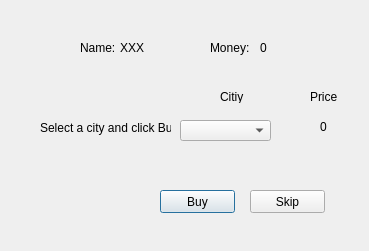
<?xml version="1.0" encoding="UTF-8"?>
<ui version="4.0">
 <class>G_BuildingDialog</class>
 <widget class="QDialog" name="G_BuildingDialog">
  <property name="geometry">
   <rect>
    <x>0</x>
    <y>0</y>
    <width>369</width>
    <height>251</height>
   </rect>
  </property>
  <property name="windowTitle">
   <string>Building</string>
  </property>
  <widget class="QPushButton" name="pushButton">
   <property name="geometry">
    <rect>
     <x>160</x>
     <y>190</y>
     <width>75</width>
     <height>23</height>
    </rect>
   </property>
   <property name="text">
    <string>Buy</string>
   </property>
  </widget>
  <widget class="QPushButton" name="pushButton_2">
   <property name="geometry">
    <rect>
     <x>250</x>
     <y>190</y>
     <width>75</width>
     <height>23</height>
    </rect>
   </property>
   <property name="text">
    <string>Skip</string>
   </property>
  </widget>
  <widget class="QComboBox" name="comboBox">
   <property name="geometry">
    <rect>
     <x>180</x>
     <y>120</y>
     <width>91</width>
     <height>21</height>
    </rect>
   </property>
  </widget>
  <widget class="QLabel" name="label">
   <property name="geometry">
    <rect>
     <x>80</x>
     <y>40</y>
     <width>51</width>
     <height>16</height>
    </rect>
   </property>
   <property name="text">
    <string>Name:</string>
   </property>
  </widget>
  <widget class="QLabel" name="label_2">
   <property name="geometry">
    <rect>
     <x>120</x>
     <y>40</y>
     <width>51</width>
     <height>16</height>
    </rect>
   </property>
   <property name="text">
    <string>XXX</string>
   </property>
  </widget>
  <widget class="QLabel" name="label_3">
   <property name="geometry">
    <rect>
     <x>210</x>
     <y>40</y>
     <width>51</width>
     <height>16</height>
    </rect>
   </property>
   <property name="text">
    <string>Money:</string>
   </property>
  </widget>
  <widget class="QLabel" name="label_4">
   <property name="geometry">
    <rect>
     <x>260</x>
     <y>40</y>
     <width>51</width>
     <height>16</height>
    </rect>
   </property>
   <property name="text">
    <string>0</string>
   </property>
  </widget>
  <widget class="QLabel" name="label_5">
   <property name="geometry">
    <rect>
     <x>220</x>
     <y>90</y>
     <width>47</width>
     <height>13</height>
    </rect>
   </property>
   <property name="text">
    <string>Citiy</string>
   </property>
  </widget>
  <widget class="QLabel" name="label_6">
   <property name="geometry">
    <rect>
     <x>310</x>
     <y>90</y>
     <width>47</width>
     <height>13</height>
    </rect>
   </property>
   <property name="text">
    <string>Price</string>
   </property>
  </widget>
  <widget class="QLabel" name="label_7">
   <property name="geometry">
    <rect>
     <x>320</x>
     <y>120</y>
     <width>47</width>
     <height>13</height>
    </rect>
   </property>
   <property name="text">
    <string>0</string>
   </property>
  </widget>
  <widget class="QLabel" name="label_8">
   <property name="geometry">
    <rect>
     <x>40</x>
     <y>120</y>
     <width>131</width>
     <height>16</height>
    </rect>
   </property>
   <property name="text">
    <string>Select a city and click Buy</string>
   </property>
  </widget>
 </widget>
 <resources/>
 <connections/>
</ui>
